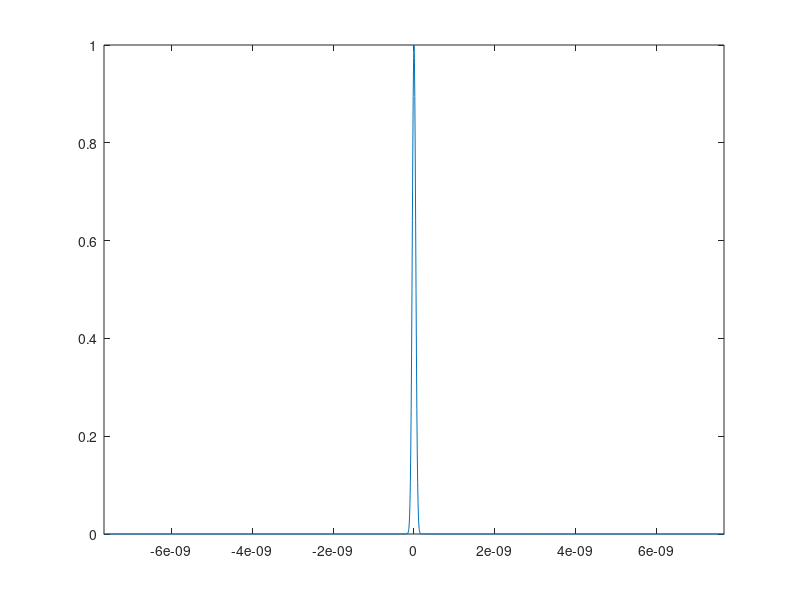
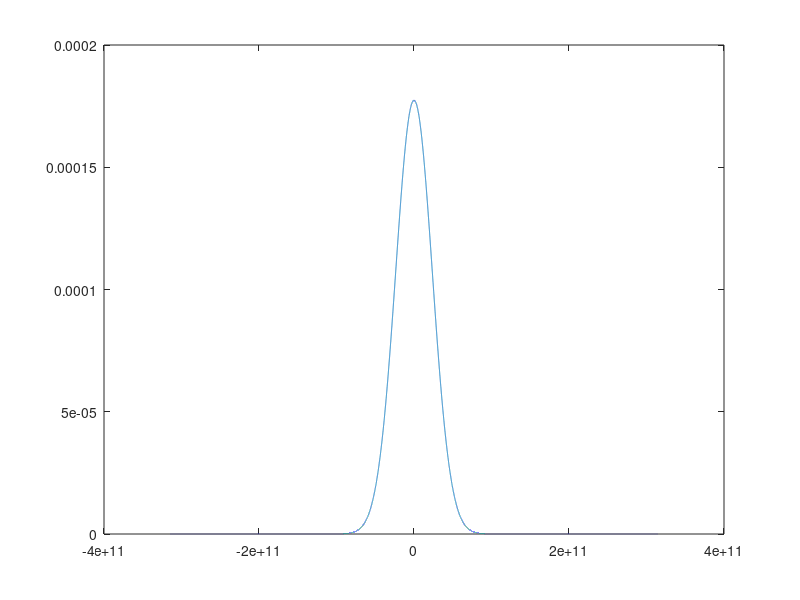

Source code (MATLAB) for these figures, in order:
close all; clearvars; clc;

Fs = 1e11;
delx = 1/Fs;

tb = 300e-9;
t = -tb:1/Fs:tb;
N = length(t);

tau_fwhm = 100e-12;
tau = tau_fwhm/sqrt(2*log(2));
Eo = 1;

I = Eo^2 .* exp(-2.*t.^2./tau^2);
plot(t, abs(I))
xlim([-300e-12, 300e-12])

phi = fft(I)/N;
phi = fftshift(phi);
delk = 2*pi/(N*delx);
k = (-N/2:N/2-1)*delk;
figure();
plot(k, abs(phi))